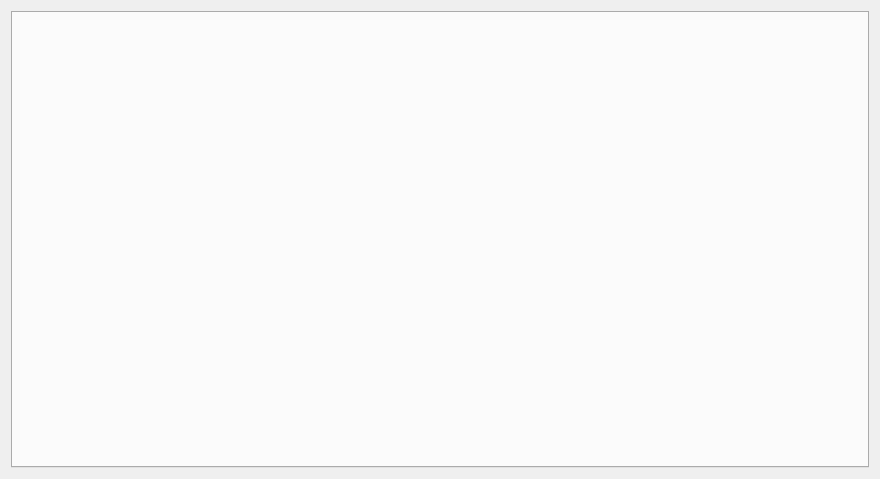
<?xml version="1.0" encoding="UTF-8"?>
<ui version="4.0">
 <class>CounterfactualInterface</class>
 <widget class="QWidget" name="CounterfactualInterface">
  <property name="geometry">
   <rect>
    <x>0</x>
    <y>0</y>
    <width>880</width>
    <height>479</height>
   </rect>
  </property>
  <property name="windowTitle">
   <string>Form</string>
  </property>
  <property name="styleSheet">
   <string notr="true">QWidget [objectName*=&quot;counterfactualInterface&quot;]{
	background-color: rgb(203, 203, 203);
}</string>
  </property>
  <layout class="QHBoxLayout" name="horizontalLayout">
   <item>
    <widget class="QTabWidget" name="tabWidget">
     <property name="currentIndex">
      <number>-1</number>
     </property>
     <property name="tabsClosable">
      <bool>false</bool>
     </property>
    </widget>
   </item>
  </layout>
 </widget>
 <resources/>
 <connections/>
</ui>
